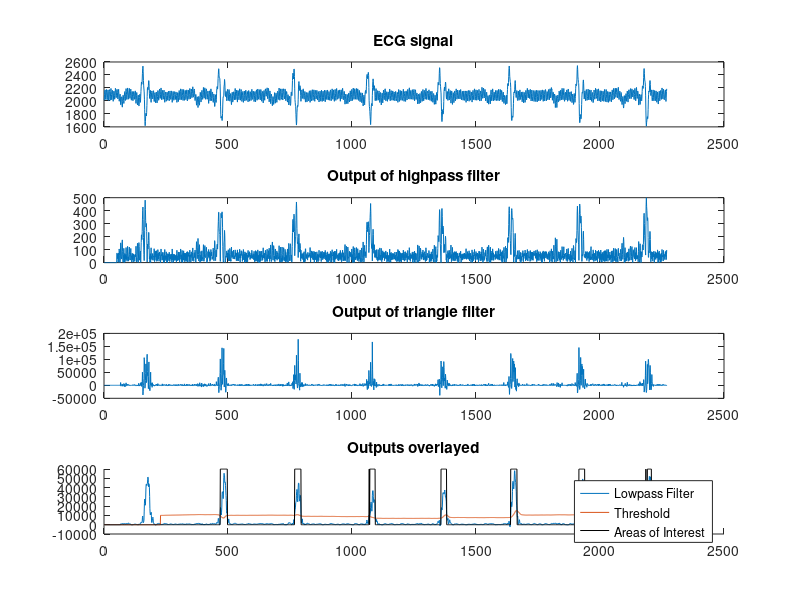

Write MATLAB code to recreate this figure.
% Author: Steve Farra
%
% Description: This Octave script plots the waveforms generated by
%              "algorithm.c". Simply run that program to generate a data file
%              before running this script to view the waveforms.
%
% License: This script is licensed under the MIT license.
%          See the accompanying LICENSE file for the full text of the license.

% Load data written by "algorithm.c".
data = csvread('output.csv');

% Extract columns into variables. Make sure the printf() function in
% "algorithm.c" corresponds to the columns extracted below.

% Output of the notch filter. This signal is used as the cardiac monitor.
ecg = data(:,1);

% Output of the high pass filter.
y = data(:,2);

% Output of the triangle template matching filter.
t = data(:,3);

% Output of the first low pass filter.
l = data(:,4);

% Threshold value.
th = data(:,5);

% Area of interest flag, scaled up to be visible on the plot (you may need to
% adjust the scale factor).
aoi = data(:,6)*60000;

% Subplot for the ECG signal.
subplot(4,1,1);
plot(ecg);
title('ECG signal');

% Subplot for the output of the high pass filter.
subplot(4,1,2);
plot(y);
title('Output of highpass filter');

% Subplot for the output of the triangle filter.
subplot(4,1,3);
plot(t);
title('Output of triangle filter');

% Subplot for the output of the lowpass filter, threshold, and areas of
% interest.
subplot(4,1,4);
hold on; % This allows multiple plots on the same axes
plot(l);
plot(th);
plot(aoi,'k');
hold off;
legend('Lowpass Filter', 'Threshold', 'Areas of Interest');
title('Outputs overlayed');
